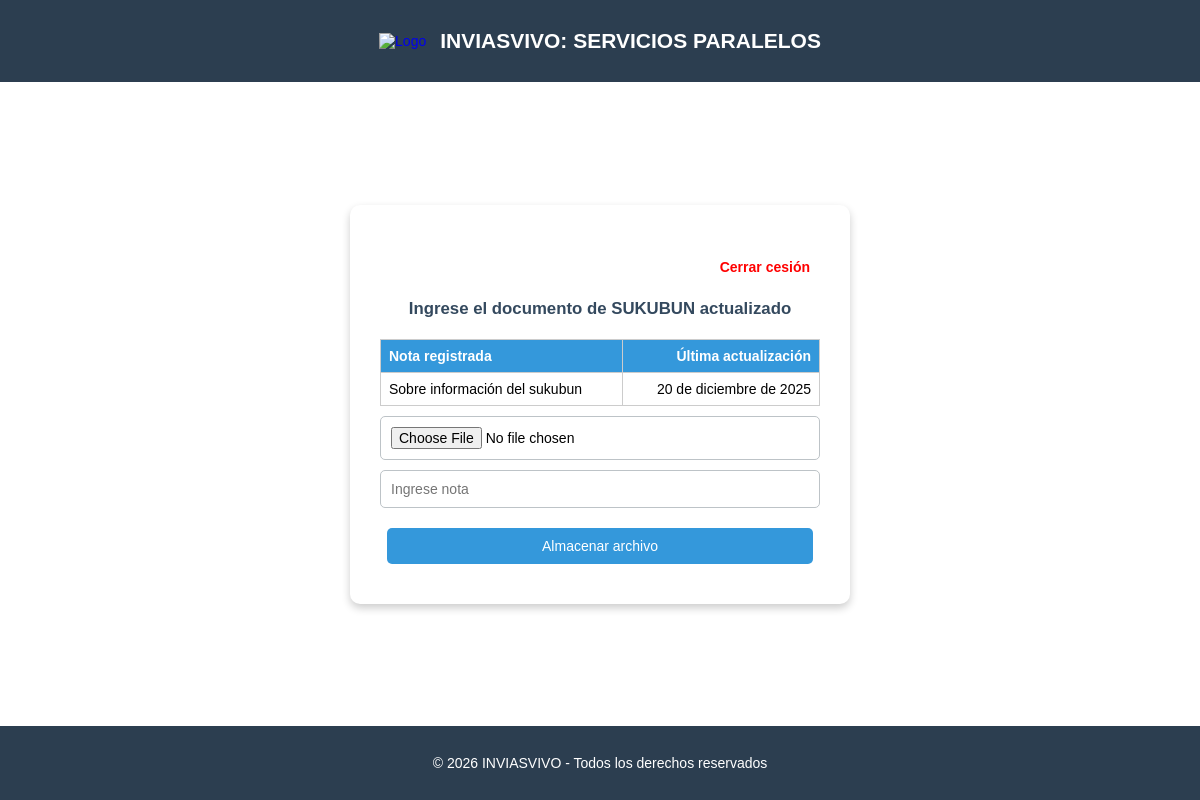
/demos/usuario/servicios-paralelos (signed in), run on an earlier commit of the app's database.
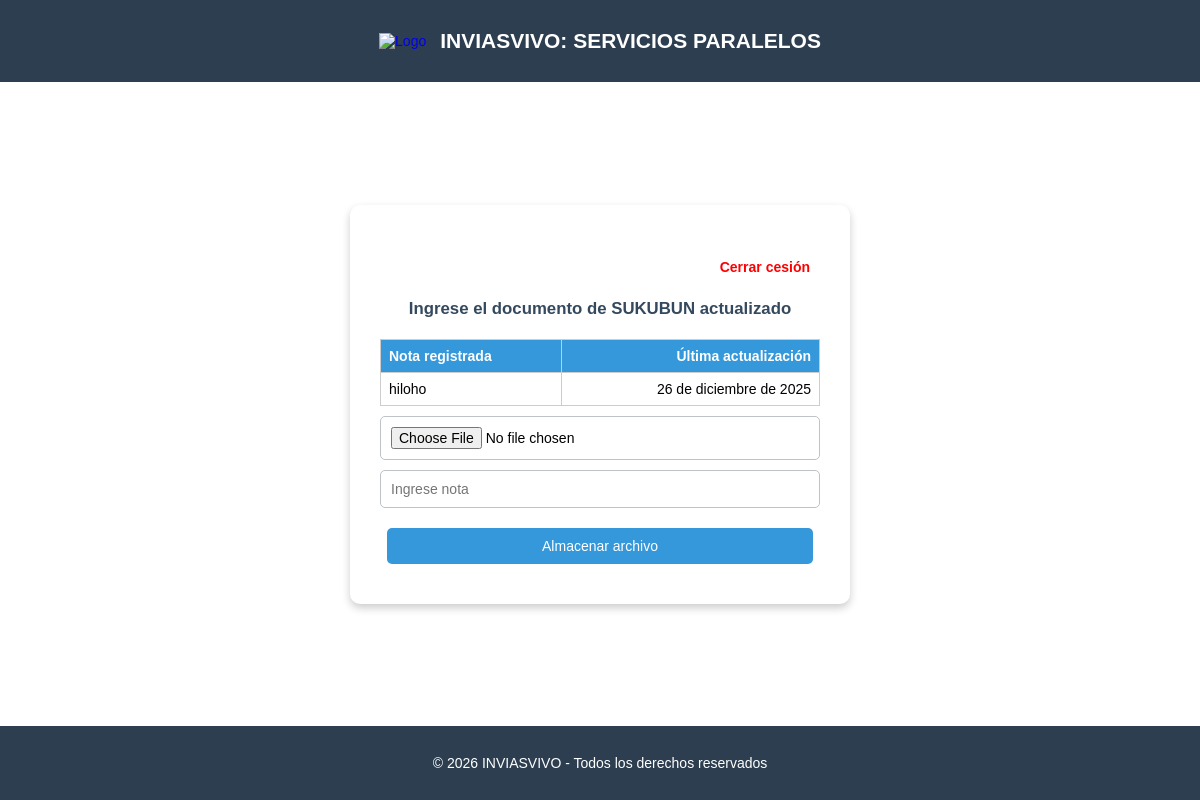
And on a later commit of the database.
### demos/models.py (models this page shows)
class SukubunData(models.Model):
    file = models.FileField(upload_to=sukubun_path, storage=OverwriteStorage())
    note = models.CharField(max_length=500)
    create_at = models.DateField(auto_now_add=True)
    update_at = models.DateField(auto_now=True)
    def __str__(self):
        return f"{self.file} - {self.note} - {self.update_at}"

### demos/views.py (the view)
# urls.py: path('usuario/servicios-paralelos', views.preprocess_actions, name="preprocess_actions"),
@login_required(login_url='db_login', redirect_field_name=None)
def preprocess_actions(request):
    today = date.today()
    tomorrow = today + timedelta(days=1)
    last_sukubun = SukubunData.objects.order_by("-update_at").first()
    print('last sukubun')
    print(last_sukubun)
    sukubun_files = SukubunData.objects.all()
    return render(request, 'parallel_services.html', {
        'sukubun': sukubun_files,
        'last_sukubun': last_sukubun,
        'today': today,
        'tomorrow': tomorrow,
        })

### demos/templates/parallel_services.html (shortened to what this page needs)
{% extends 'index.html' %}
{% block header %}: SERVICIOS PARALELOS{% endblock %}
{% block content %}
<section class="sukubun">
    <form id="uploadForm" action="{% url 'db_sukubun' %}" method="post" enctype="multipart/form-data">
        <p><a class="logoutbtn" href="{% url 'db_logout' %}">Cerrar cesión</a></p>
         <h1>Ingrese el documento de SUKUBUN actualizado</h1>
         <table>
            <thead>
                <tr>
                    <td>Nota registrada</td>
                    <td>Última actualización</td>
                </tr>
            </thead>
            <tbody>
                <tr>
                    <td>{{ last_sukubun.note }}</td>
                    <td>{{ last_sukubun.update_at }}</td>
                </tr>
            </tbody>
         </table>
         <input type="file" name="file" id="fileInput" >
         <input type="text" name="note" id="noteInput" placeholder="Ingrese nota" >
         <div class="content-buttons">
            <input type="submit" value="Almacenar archivo">
         </div>
    </form>
</section>
{% endblock %}

What changed in the data, as far as the page shows it:
removed SukubunData: note "Sobre información del sukubun", update_at "20 de diciembre de 2025"
added SukubunData: note "hiloho", update_at "26 de diciembre de 2025"
